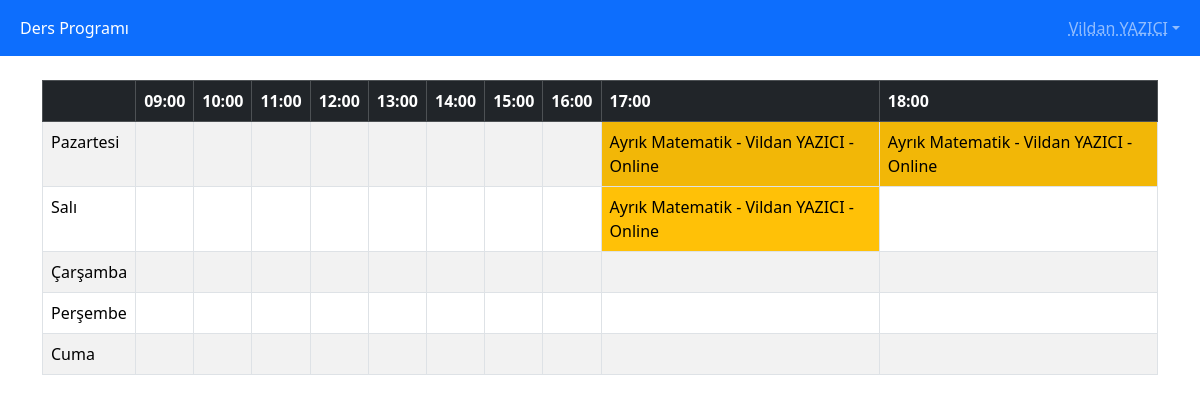
Page / (signed in) on the committed database.
### website/models.py (models this page shows, shortened)
class BaseModel(Model):
    class Meta:
        database = db

class User(BaseModel):
    name = CharField(max_length=255)
    department = ForeignKeyField(Department, backref='users',
                                 null=True)  # Eğer kullanıcı öğrenci değilse, boş olabilir.
    grade = IntegerField(null=True)  # Öğrenci değilse boş olabilir.
    type = IntegerField()  # 0: Öğrenci, 1: Öğretim Görevlisi, 2: Yönetici
    password = CharField(max_length=255) # Şifre
    class Meta:
        table_name = 'users'

class LessonType(BaseModel):
    name = CharField(max_length=255)
    code = CharField(max_length=10)
    teacher = ForeignKeyField(User, backref='lessons', null=True)  # Bir öğretmene bağlı olabilir
    online = BooleanField(default=False)  # Dersin online olup olmadığını belirtir.
    class Meta:
        table_name = 'lesson_types'

### website/website.py (the view)
@website.route('/')
def index():
    if session.get('type', None) == 0:
        student = User.select().where(User.id == session['id']).get()
        syllabus = Syllabus.select().order_by(Syllabus.created_at.desc()).get()
        table = get_lessons(syllabus, student.department, student.grade)
        return render_template('website/student/index.html', table=table, department=student.department, get_day=get_day, enumerate=enumerate, str=str)
    elif session.get('type', None) == 1:
        teacher = User.select().where(User.id == session['id']).get()
        table = get_lessons_for_teacher(Syllabus.select().order_by(Syllabus.created_at.desc()).get(), teacher)
        print(table, teacher)
        return render_template('website/teacher/index.html', table=table, get_day=get_day, enumerate=enumerate, str=str, len=len)
    else:
        flash("Lütfen giriş yapın", "danger")
        return redirect(url_for('auth.login'))

### website/__init__.py (called while the page is built)
def create_app() -> Flask:
    app = Flask(__name__)
    app.secret_key = "B1zdkpOQ3AbJBvSaJrlCWMITM1uQwwmIbTImjIRFGkSr74J1TDp6J3Yzzl4a3Qgq96vMNf0hSSD0fouM"
    app.config['ROOT_URL'] = Path(__file__).parent.parent
    print(f"Proje {app.config['ROOT_URL']} dizininde çalıştırılıyor")
    @app.before_request
    def login_required():
        if not ((session.get('id', None)) or
                (request.endpoint and request.endpoint in ('auth.login', 'static'))):
            flash('Önce Giriş Yapın', 'danger'),
            return redirect(url_for('auth.login', next=request.url))
    app.register_blueprint(auth, url_prefix='/auth')
    app.register_blueprint(dashboard, url_prefix='/dashboard')
    app.register_blueprint(website)
    return app

### website/func.py (called while the page is built)
def get_lessons_for_teacher(syllabus, teacher):
    table = [
        [[] for _ in range(10)] for _ in range(5)
    ]
    for lesson in (Lesson
            .select()
            .join(SyllabusOptions)
            .join(LessonType)
            .where(Lesson.syllabus == syllabus,
                   Lesson.type.teacher == teacher)):
        if lesson:
            table[lesson.day - 1][lesson.start_hour - 9].append(lesson)
    return table

### website/models.py (called while the page is built)
    def __str__(self):
        rslt = f"""{self.type.name} - {self.teacher.name} - """
        if self.type.online:
            rslt += f"Online"
        else:
            rslt += f"Yüzyüze - {self.classroom.code}"
        return rslt

### website/website.py (called while the page is built)
@website.before_request
def before_request():
    if session.get('type') == 2:
        return redirect(url_for('dashboard.index'))

### website/templates/website/teacher/index.html (shortened to what this page needs)
{% extends 'website/layout.html' %}
{% block content %}
        <table class="table table-striped table-hover table-bordered">
        <thead class="table-dark">
            <tr>
                <th></th>
                <th>09:00</th>
                <th>10:00</th>
                <th>11:00</th>
                <th>12:00</th>
                <th>13:00</th>
                <th>14:00</th>
                <th>15:00</th>
                <th>16:00</th>
                <th>17:00</th>
                <th>18:00</th>
            </tr>
        </thead>
        <tbody>
            {% for day, lessons in enumerate(table) %}
                <tr>
                    <td>{{ get_day(day + 1) }}</td>
                    {% for lesson in lessons %}
                        {% if len(lesson) > 0 %}
                            {% if lesson[0].shared %}
                                <td class="bg-warning">
                                    {{ str(lesson[0]) }}
                                </td>
                            {% else %}
                                <td>{{ str(lesson[0]) }}</td>
                            {% endif %}
                        {% else %}
                            <td></td>
                        {% endif %}
                    {% endfor %}
                </tr>
            {% endfor %}
        </tbody>
    </table>
{% endblock %}

### website/templates/website/navbar.html (shortened to what this page needs)
<nav class="navbar navbar-expand-lg bg-primary" data-bs-theme="dark">
  <div class="container-fluid">
    <div class="collapse navbar-collapse" id="navbarSupportedContent">
        <ul class="navbar-nav me-auto mb-2 mb-lg-0">
            <li class="nav-item">
              <a class="nav-link active" aria-current="page" href="{{ url_for('website.index') }}">Ders Programı</a>
            </li>
        </ul>
        <ul class="navbar-nav justify-content-end">
        <li class="nav-item dropdown">
            <a class="nav-link dropdown-toggle" data-bs-toggle="dropdown" style="text-decoration: underline dotted;" aria-current="page" href="">{{ session['name'] }}</a>
        </li>
        </ul>
    </div>
  </div>
</nav>
<br>

### rows in the picture
User: name "Vildan YAZICI"
LessonType: name+online "Ayrık Matematik - Vildan YAZICI - Online"

### other values in the picture
{{ get_day(day + 1) }} "Pazartesi" "Salı" "Çarşamba" "Perşembe" "Cuma"
